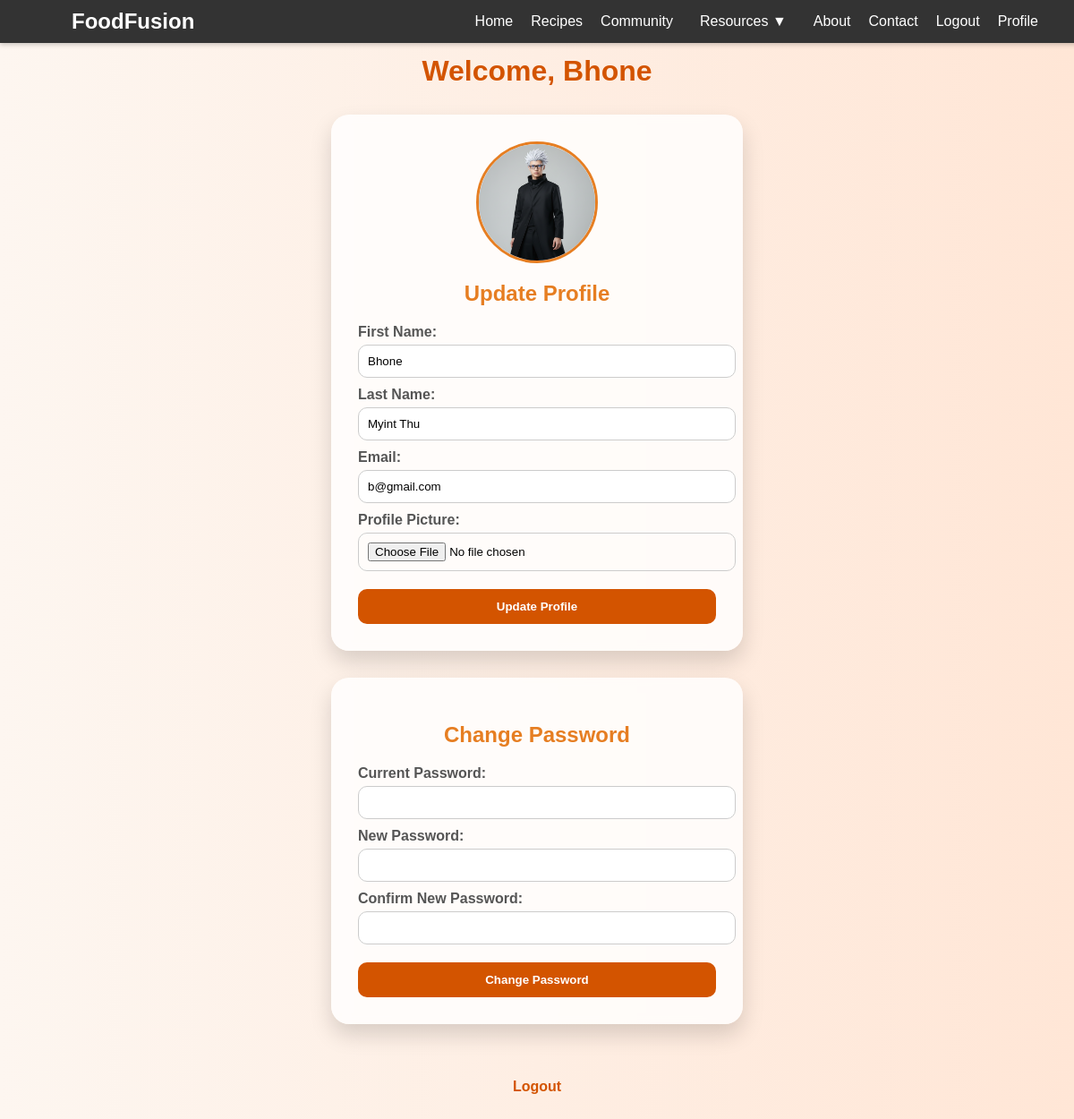
The app's page /profile.php (signed in) with its own data.
### tables this page shows
CREATE TABLE `users` (
  `user_id` int(11) NOT NULL,
  `first_name` varchar(50) NOT NULL,
  `last_name` varchar(50) NOT NULL,
  `email` varchar(100) NOT NULL,
  `is_admin` tinyint(1) NOT NULL DEFAULT 0,
  `password_hash` varchar(255) NOT NULL,
  `profile_picture` varchar(255) DEFAULT 'default.png',
  `failed_attempts` int(11) DEFAULT 0,
  `lock_until` datetime DEFAULT NULL,
  `created_at` timestamp NOT NULL DEFAULT current_timestamp(),
  `updated_at` timestamp NOT NULL DEFAULT current_timestamp() ON UPDATE current_timestamp()
);

### profile.php (the view, shortened to what this page needs)
<?php
include 'includes/db_connect.php';
$user_id = $_SESSION['user_id'];
$sql = "SELECT first_name, last_name, email, profile_picture FROM users WHERE user_id = ?";
$stmt = $conn->prepare($sql);
$stmt->bind_param("i", $user_id);
$stmt->execute();
$result = $stmt->get_result();
$user = $result->fetch_assoc();
?>
<!DOCTYPE html>
<html>
<head>
    <link rel="stylesheet" href="./assets/css/profile.css">
    <link rel="stylesheet" href="./assets/css/style.css">
</head>
<body>
    <?php include("./includes/header.php"); ?>
    <div class="profile-page">
        <h1>Welcome, <?php echo htmlspecialchars($user['first_name']); ?></h1>
        <div class="profile-card">
            <img src="<?= !empty($user['profile_picture']) ? 'uploads/' . htmlspecialchars($user['profile_picture']) : 'assets/images/default_user.jpeg' ?>" alt="Profile Picture">
            <h2>Update Profile</h2>
            <form action="profile.php" method="post" enctype="multipart/form-data">
                <label>First Name:</label>
                <input type="text" name="first_name" value="<?php echo htmlspecialchars($user['first_name']); ?>" required>
                <label>Last Name:</label>
                <input type="text" name="last_name" value="<?php echo htmlspecialchars($user['last_name']); ?>" required>
                <label>Email:</label>
                <input type="email" name="email" value="<?php echo htmlspecialchars($user['email']); ?>" required>
                <label>Profile Picture:</label>
                <input type="file" name="profile_picture">
                <input type="submit" name="update_profile" value="Update Profile">
            </form>
        </div>
        <div class="profile-card">
            <h2>Change Password</h2>
            <form action="profile.php" method="post">
                <label>Current Password:</label>
                <input type="password" name="current_password" required>
                <label>New Password:</label>
                <input type="password" name="new_password" required>
                <label>Confirm New Password:</label>
                <input type="password" name="confirm_password" required>
                <input type="submit" name="change_password" value="Change Password">
            </form>
        </div>
        <p><a href="auth/logout.php">Logout</a></p>
    </div>
</body>
</html>

### assets/css/profile.css (style rules this page uses)
.profile-page { font-family: 'Poppins', sans-serif; background: linear-gradient(to right, #fdf6f0, #ffe6d6); display: flex; flex-direction: column; align-items: center; padding: 40px 20px; min-height: 100vh; }
.profile-card { width: 400px; background: #ffffffcc; border-radius: 20px; padding: 30px; margin-bottom: 30px; box-shadow: 0 12px 25px rgba(0,0,0,0.15); backdrop-filter: blur(5px); }
.profile-page h1 { color: #d35400; margin-bottom: 30px; text-align: center; }
.profile-card h2 { color: #e67e22; margin-bottom: 20px; text-align: center; }
.profile-page img { display: block; margin: 0 auto 20px; border-radius: 50%; width: 130px; height: 130px; object-fit: cover; border: 3px solid #e67e22; }
.profile-card label { display: block; margin-top: 10px; font-weight: 600; color: #555; }
.profile-card input[type="text"], .profile-card input[type="email"], .profile-card input[type="password"], .profile-card input[type="file"] { width: 100%; padding: 10px; margin-top: 5px; border-radius: 10px; border: 1px solid #ccc; transition: 0.3s; }
.profile-card input[type="submit"] { width: 100%; padding: 12px; margin-top: 20px; background: #d35400; color: #fff; font-weight: bold; border: none; border-radius: 10px; cursor: pointer; transition: 0.3s; }
.profile-page a { display: inline-block; margin-top: 15px; color: #d35400; text-decoration: none; font-weight: bold; }

### assets/css/style.css (style rules this page uses)
body { font-family: Arial, sans-serif; background: #f8f8f8; margin: 0; padding: 0; }
h1, h2, h3 { color: #333; }
a { text-decoration: none; color: green; }

### records on screen
users: first_name "Bhone", profile_picture (picture), last_name "Myint Thu", email "b@gmail.com"
